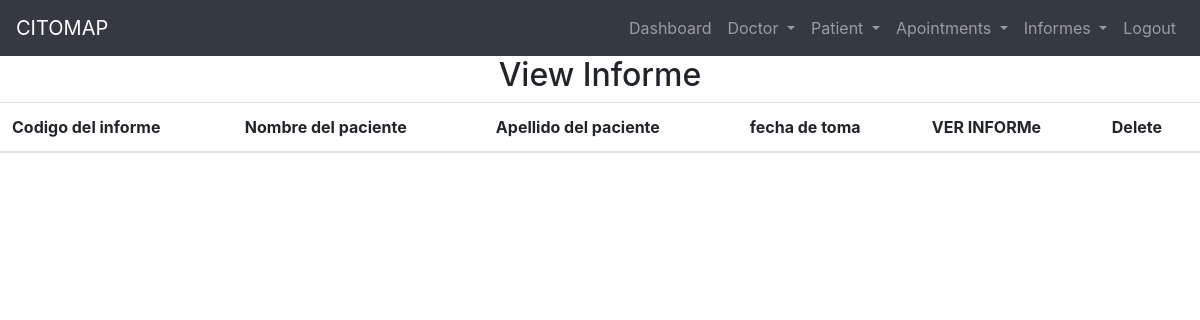
Before: /view_informe/ (signed in) with the older database file.
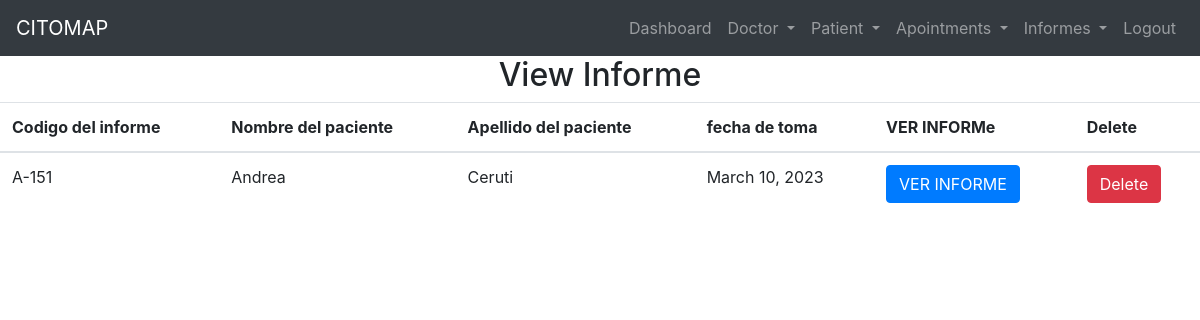
After: the same page with the newer database file.
### hospital/models.py (models this page shows)
class InformeCito(models.Model):
    CodigoInformeCito = models.ForeignKey(CodigoInforme,on_delete=models.CASCADE)
    PacienteInformeCito = models.ForeignKey(PacienteGenerales,on_delete=models.CASCADE)
    MuestraInformeCito = models.ForeignKey(Muestra,on_delete=models.CASCADE)
    EstudioMicroscopicoInformeCito = models.ForeignKey(EstudioMicroscopico,on_delete=models.CASCADE)
    CalidadDeMuestraInformeCito = models.ForeignKey(CalidadDeMuestra,on_delete=models.CASCADE)
    MicrorganismosInformeCito = models.ForeignKey(Microrganismos,on_delete=models.CASCADE)
    HallazgosInformeCito = models.ForeignKey(HallazgosNoNeoplasicos,on_delete=models.CASCADE)
    CelEscamosasInformeCito = models.ForeignKey(CelEscamosas,on_delete=models.CASCADE)
    CelGlandularesInformeCito = models.ForeignKey(CelGlandulares,on_delete=models.CASCADE)
    EvaluacionHormonalInformeCito = models.ForeignKey(EvaluacionHormonal,on_delete=models.CASCADE)
    InflamacionInformeCito = models.ForeignKey(Inflamacion,on_delete=models.CASCADE)
    ConclusionInformeCito = models.ForeignKey(Conclusion,on_delete=models.CASCADE)
    RecomendacionInformeCito = models.ForeignKey(Recomendacion,on_delete=models.CASCADE)
    FechaPieInformeCito = models.ForeignKey(FechaPie,on_delete=models.CASCADE)
    LugarInformeCito = models.ForeignKey(Lugar,on_delete=models.CASCADE)
    DoctorInformeCito = models.ForeignKey(Doctor,on_delete=models.CASCADE)

class CodigoInforme(models.Model):
    Codigo = models.CharField(max_length=20,default='000-X')

class PacienteGenerales(models.Model):
    Nombres = models.CharField(max_length=100)
    Apellidos = models.CharField(max_length=100,default='SinApellido',editable=True)
    Edad = models.IntegerField(null=True)
    Medico = models.CharField(max_length=100)
    Hospital = models.CharField(max_length=100)
    Muestra = models.CharField(max_length=200)
    Diagnostico = models.CharField(max_length=100)

class Muestra(models.Model):
    TomaDeMuestra = models.DateField(blank=True)
    Recepcion = models.DateField(blank=True)
    NumeroDeLaminas = models.IntegerField(blank=True)
    Tincion= models.CharField(max_length=100,blank=True)

### hospital/views.py (the view)
# urls.py: path('view_informe/',View_Informe,name='view_informe'),
def View_Informe(request):
    if not request.user.is_staff:
        return redirect('login')
    inf = InformeCito.objects.all()
    i = {'inf': inf}
    return render(request, 'view_informe.html',i)

### hospital/templates/view_informe.html
{% include 'base.html' %} {% include 'navigation.html' %} {% block content %}
<div>
  <h2 class="text-center">View Informe</h2>
  <table id="example" class="table table-hover">
    <thead>
      <tr>
        <th>Codigo del informe</th>
        <th>Nombre del paciente</th>
        <th>Apellido del paciente</th>
        <th>fecha de toma</th>
        <th>VER INFORMe</th>
        <th>Delete</th>
      </tr>
    </thead>
    <body>
      {% for i in inf%}
      <tr>
        <td>{{i.CodigoInformeCito.Codigo}}</td>
        <td>{{i.PacienteInformeCito.Nombres}}</td>
        <td>{{i.PacienteInformeCito.Apellidos}}</td>
        <td>{{i.MuestraInformeCito.Recepcion}}</td>
        <td>
          <a href="{% url 'ver_informe' i.id %}" class="btn btn-primary"
            >VER INFORME</a
          >
        </td>
        <td>
          <a
            href="{% url 'delete_informe' i.id %}"
            onclick="return confirm('Are you sure you want to delete')"
            class="btn btn-danger"
          >
            Delete
          </a>
        </td>
      </tr>
      {% endfor%}
    </body>
  </table>
</div>
{% endblock content%}

Changed rows visible on the page:
added InformeCito: CodigoInformeCito.Codigo "A-151", PacienteInformeCito.Nombres "Andrea", PacienteInformeCito.Apellidos "Ceruti", MuestraInformeCito.Recepcion "March 10, 2023"
